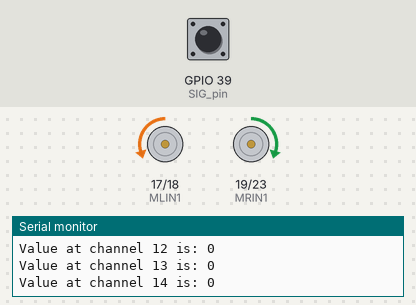
Recording of a sketch running on a simulated ESP32. Parts: motor-driver pin pairs drawn as motors (green arrow = first pin HIGH = forward, orange = second pin HIGH = backward, longer = more drive), the last lines printed to the serial monitor. The inputs (shaded band) are chosen by the test bench; at power-on: GPIO 39 (SIG_pin) LOW.

Above: at 1.2 s.
1.3 s: GPIO 39 (SIG_pin) driven HIGH
At 1.47 s:
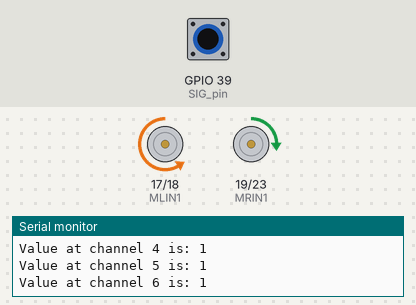
3.2 s: GPIO 39 (SIG_pin) driven LOW
At 4.2 s:
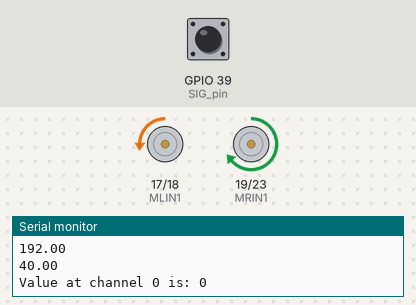
4.9 s: GPIO 39 (SIG_pin) pulsed HIGH 2 times (0.12 s each, 0.3 s apart)
At 5.32 s:
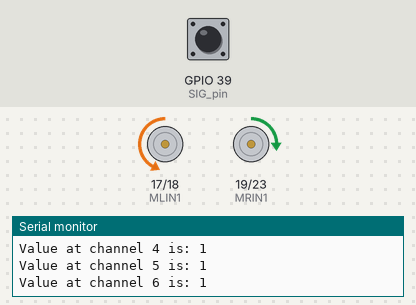
7.0 s: GPIO 39 (SIG_pin) driven HIGH
At 8.2 s:
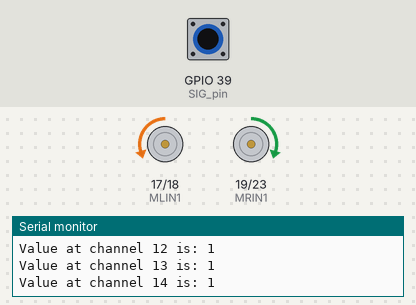
Timing chart, 0 to 9.8 s (numbered marks = the images above; inputs shaded):
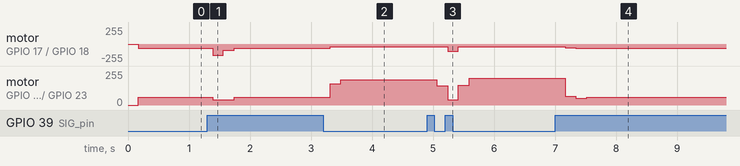

Measured:
- after the input at 1.3 s, motor on GPIO 17 (MLIN1) / GPIO 18 (MLIN2): backward 60/255 → backward 170/255 after 0.09 s, → backward 92/255 0.17 s later, → backward 60/255 0.17 s later; motor on GPIO 19 (MRIN1) / GPIO 23 (MRIN2): forward 60/255 → forward 40/255 after 0.09 s, → forward 60/255 0.35 s later
- after the input at 3.2 s, motor on GPIO 17 (MLIN1) / GPIO 18 (MLIN2): backward 60/255 → backward 40/255 after 0.11 s; motor on GPIO 19 (MRIN1) / GPIO 23 (MRIN2): forward 60/255 → forward 161/255 after 0.11 s, → forward 191/255 0.18 s later
- after the input at 4.9 s, motor on GPIO 17 (MLIN1) / GPIO 18 (MLIN2): backward 40/255 → backward 108/255 after 0.34 s, → backward 40/255 0.18 s later; motor on GPIO 19 (MRIN1) / GPIO 23 (MRIN2): forward 191/255 → forward 144/255 after 0.16 s, → forward 40/255 0.18 s later, → forward 148/255 0.18 s later, → forward 199/255 0.18 s later
- after the input at 7.0 s, motor on GPIO 17 (MLIN1) / GPIO 18 (MLIN2): backward 40/255 → backward 53/255 after 0.16 s, → backward 67/255 0.17 s later, → backward 60/255 0.17 s later; motor on GPIO 19 (MRIN1) / GPIO 23 (MRIN2): forward 199/255 → forward 66/255 after 0.16 s, → forward 52/255 0.17 s later, → forward 60/255 0.17 s later

The sketch:

line-following-robot.ino
```cpp
#define MLIN1 17
#define MLIN2 18
#define MRIN1 19
#define MRIN2 23

int s0 = 15;
int s1 = 4;
int s2 = 16;
int s3 = 5;
int SIG_pin = 39;
int multiplier1 = -8;
int multiplier2 = 1;

int isZero;
int resultantPrev;
int j = 0;

float I;
float D;

int resultant;

float errorPrev;

float pwmRbase = 60;  // Right Motor Power Speed
float pwmLbase = 60;  // Left Motor Power Speed

float speedL = 0;
float speedR = 0;

float addSpeed;

float Kp = 4.0;  // Proportional Gain
float Ki = 0.7;  // Integral Gain
float Kd = 0.9;  // Derivative Gain

void setup() {
  // Set up the pin modes and initial states
  pinMode(s0, OUTPUT);
  pinMode(s1, OUTPUT);
  pinMode(s2, OUTPUT);
  pinMode(s3, OUTPUT);
  pinMode(SIG_pin, INPUT);

  digitalWrite(s0, LOW);
  digitalWrite(s1, LOW);
  digitalWrite(s2, LOW);
  digitalWrite(s3, LOW);

  ledcAttachPin(MLIN2, 0);  // Attach MLIN2 pin to LEDC channel 0
  ledcAttachPin(MRIN1, 1);  // Attach MRIN1 pin to LEDC channel 1
  ledcSetup(0, 50, 8);      // Set up LEDC channel 0 with a frequency of 50Hz and 8-bit resolution
  ledcSetup(1, 50, 8);      // Set up LEDC channel 1 with a frequency of 50Hz and 8-bit resolution
  pinMode(MLIN1, OUTPUT);   // Set MLIN1 pin as OUTPUT
  pinMode(MRIN2, OUTPUT);   // Set MRIN2 pin as OUTPUT

  Serial.begin(115200);  // Initialize Serial communication
}

void loop() {
  // Main code that runs repeatedly
  for (int i = 0; i < 8; i++) {
    Serial.print("Value at channel ");
    Serial.print(i);
    Serial.print(" is: ");
    Serial.println(readMux(i));  // Read and print the value at the current channel
    if (readMux(i) == 0) {
      isZero = isZero + 1;
    }
    resultant = resultant + multiplier1 * readMux(i);  // Calculate the resultant
    multiplier1++;
    delay(10);
  }

  for (int i = 8; i < 16; i++) {
    Serial.print("Value at channel ");
    Serial.print(i);
    Serial.print(" is: ");
    Serial.println(readMux(i));  // Read and print the value at the current channel
    if (readMux(i) == 0) {
      isZero = isZero + 1;
    }
    resultant = resultant + multiplier2 * readMux(i);  // Calculate the resultant
    multiplier2++;
    delay(10);
  }

  if (isZero == 16) {
    resultant = resultantPrev;
  }

  Serial.print("Resultant = ");
  Serial.println(resultant);  // Print the resultant value

  multiplier1 = -8;
  multiplier2 = 1;

  Serial.println("-----------------------------------------------");

  float error = (float)0 - resultant;
  I = I + error;
  D = error - errorPrev;

  if (I > 100 || I < -100) {
    I = 0;
  }

  addSpeed = (float)Kp * resultant + Kd * D; // Ki * I; (remove comment to add Integral Gain)

  errorPrev = error;

  if (addSpeed > 190) {
    addSpeed = 190;
  }
  speedL = (float)pwmLbase - addSpeed;
  speedR = (float)pwmLbase + addSpeed;

  if (speedL < 40) {
    speedL = 40;
  }
  if (speedR < 40) {
    speedR = 40;
  }

  Serial.println(speedL);
  Serial.println(speedR);

  // Control the motors
  digitalWrite(MLIN1, LOW);    // Set MLIN1 pin LOW (one direction)
  digitalWrite(MRIN2, LOW);    // Set MRIN2 pin LOW (opposite direction)
  ledcWrite(1, speedL);        // Set the PWM value for the right motor
  ledcWrite(0, speedR);        // Set the PWM value for the left motor

  delay(10);
  resultantPrev = resultant;
  resultant = 0;
  isZero = 0;
}

int readMux(int channel) {
  int controlPin[] = {s0, s1, s2, s3};
  int muxChannel[16][4] = {
    {0, 0, 0, 0}, {1, 0, 0, 0}, {0, 1, 0, 0}, {1, 1, 0, 0},
    {0, 0, 1, 0}, {1, 0, 1, 0}, {0, 1, 1, 0}, {1, 1, 1, 0},
    {0, 0, 0, 1}, {1, 0, 0, 1}, {0, 1, 0, 1}, {1, 1, 0, 1},
    {0, 0, 1, 1}, {1, 0, 1, 1}, {0, 1, 1, 1}, {1, 1, 1, 1}
  };

  // Loop through the 4 control pins
  for (int i = 0; i < 4; i++) {
    digitalWrite(controlPin[i], muxChannel[channel][i]);  // Set the control pins
  }

  int val = digitalRead(SIG_pin);  // Read the value at the SIG pin
  return val;  // Return the value
}
```
